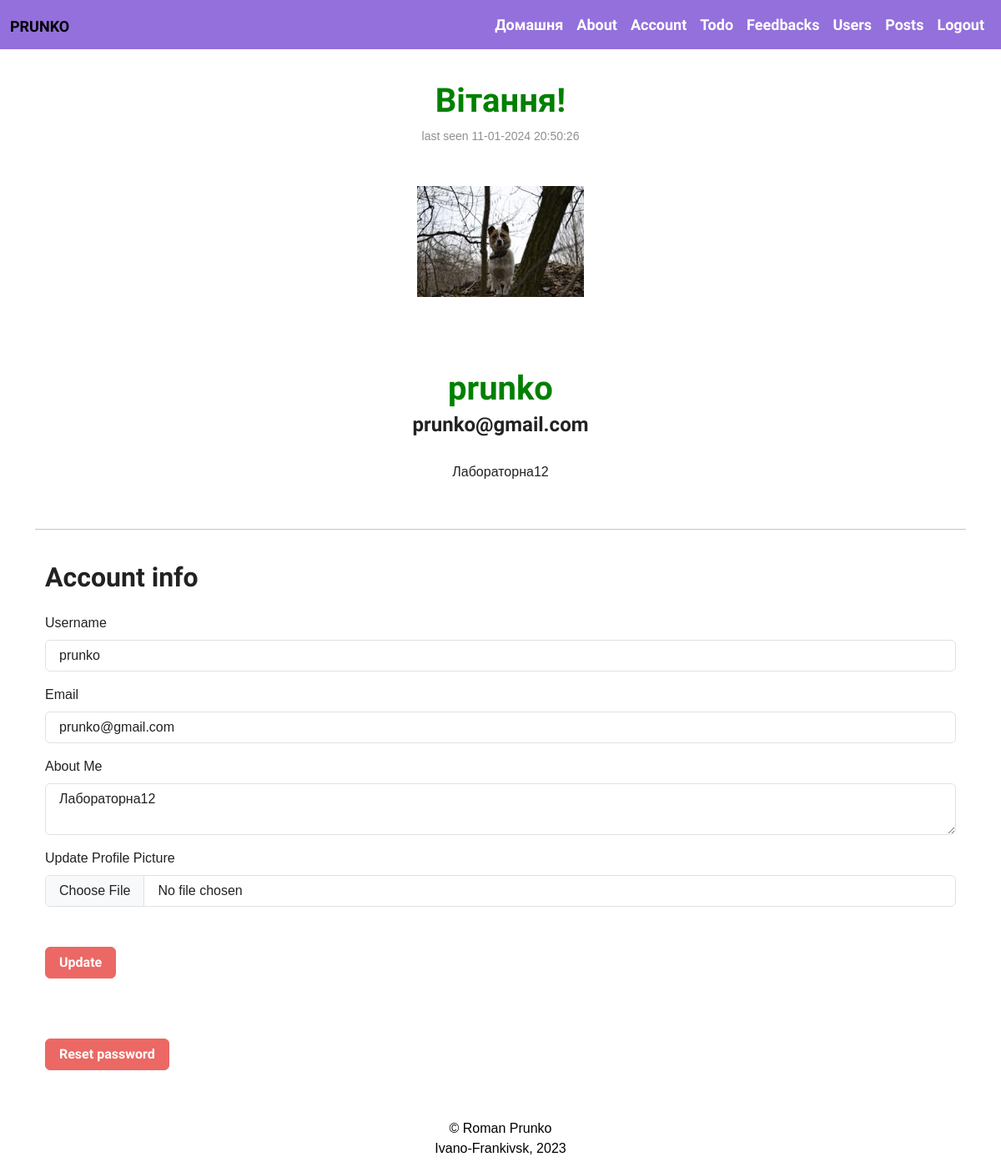
/account (signed in), run on the app's committed database.
### app/authentication/models.py (models this page shows, shortened)
class User(db.Model, UserMixin):
    __tablename__ = "users"
    id = db.Column(db.Integer, primary_key=True)
    username = db.Column(db.String(20), unique=True, nullable=False)
    email = db.Column(db.String(120), unique=True, nullable=False)
    image = db.Column(db.String(20),  nullable=False, default="default.jpg")
    password = db.Column(db.String(120), nullable=False)
    aboutMe = db.Column(db.String(500), nullable=True, default="")
    lastSeen = db.Column(db.DateTime, default=datetime.now())
    posts = db.relationship('Post', backref='author', lazy=True)

### app/authentication/views.py (the view)
@auth.route('/account', methods=["GET", "POST"])
@login_required
def account():
    form = UpdateAccountForm()
    if form.validate_on_submit():
        if form.image.data:
            newImage = add_account_img(form.image.data)
            current_user.image = newImage
        current_user.username = form.username.data
        current_user.email = form.email.data
        current_user.aboutMe = form.aboutMe.data
        db.session.commit()
        flash('Account Updated', "success")
        return redirect(url_for('auth.account'))
    elif request.method == "GET":
        form.username.data = current_user.username
        form.email.data = current_user.email
        form.aboutMe.data = current_user.aboutMe
    return render_template('account.html', form=form)

### app/authentication/forms.py (shortened to what this page needs)
class UpdateAccountForm(FlaskForm):
    username = StringField("Username", validators=[Length(min=4, max=10),
                                                   Regexp('^[A-Za-z][a-zA-Z0-9._]+$', 0,
                                                            "username must have only letters, numbers, dots or underscores")])
    email = EmailField("Email", validators=[Email("Please enter your email address")])
    image = FileField('Update Profile Picture', validators=[FileAllowed(['jpg', 'png'])])
    aboutMe = TextAreaField("About Me")
    submit = SubmitField("Update")

### app/authentication/models.py (called while the page is built)
@login_manager.user_loader
def user_loader(user_id):
    return User.query.get(int(user_id))

### app/authentication/views.py (called while the page is built)
@auth.after_request
def after_request(response):
    if current_user:
        current_user.lastSeen = datetime.now()
        try:
            db.session.commit()
        except:
            flash('Error while update user last seen!', 'danger')
        return response

### app/authentication/templates/authentication/account.html (shortened to what this page needs)
{% from 'fieldMacro.html' import displayField %}
{% extends 'base.html' %}
{% block content %}
    <div class="container text-center mt-10">
        <small class="text-body-tertiary">
            last seen {{ current_user.lastSeen.strftime("%d-%m-%Y %H:%M:%S") }}
        </small>
        <br><br><br>
        <img src="{{ url_for('static', filename='images/' + current_user.image) }}" alt="Photo" class="accountPhoto">
        <br><br>
        <h1>{{ current_user.username }}</h1>
        <h4>{{ current_user.email }}</h4>
        <br>
        <p>{{ current_user.aboutMe }}</p>
    </div>
    <br><hr>
    <div class="container">
        <br>
        <h2>Account info</h2>
        <div class="width-300">
            <form method="POST" novalidate enctype="multipart/form-data">
                {{ displayField(form.username, "Username") }}
                {{ displayField(form.email, "Email") }}
                {{ displayField(form.aboutMe, "") }}
                {{ displayField(form.image, "") }}
                <br><br>
                {{ form.submit(class="btn btn-primary width-100 negative-mt-20") }}
            </form>
            <br><br><br>
            <a href="{{ url_for('auth.resetPassword') }}">
                <button class="btn btn-primary width-100">Reset password</button>
            </a>
        </div>
    </div>
    <br><br>
{% endblock %}

### app/templates/fieldMacro.html
{% macro displayField(field, placeholderValue) %}
    {% if field.errors %}
        <div class="form-group">
            {{ field.label(class="mt-3") }}
            {{ field(class='form-control is-invalid mt-2', placeholder=placeholderValue, **kwargs) }}
            <ul>
                {% for error in field.errors %}
                    <li class="text-danger mt-1">{{ error }}</li>
                {% endfor %}
            </ul>
        </div>
    {% else %}
        <div class="form-group">
            {{ field.label(class="mt-3") }}
            {{ field(class='form-control mt-2', placeholder=placeholderValue, **kwargs) }}
        </div>
    {% endif %}
{% endmacro %}

### app/static/css/styles.css (style rules this page uses)
body { font-family: 'Arial', sans-serif; }
.container h1 { padding-top: 40px; text-align: center; color: #008000; }
.container h4 { text-align: center; }
.container img { display: block; margin: 0 auto; }

### data on the page
User: lastSeen "11-01-2024 20:50:26", image (picture), username "prunko", email "prunko@gmail.com", aboutMe "Лабораторна12"

### other printed values
{{ name }} "Домашня" "About" "Account" "Todo" "Feedbacks" "Users" "Posts" "Logout"
{{ field.label(class="mt-3") }} "Username Email About Me Update Profile Picture"
